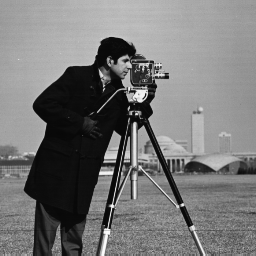
#> input picture photos/cameraman.tif, 256 x 256 px
$ python histogram.py
#> lines starting #> are read from the running program, lines starting #| are printed output that depends on the picture
import cv2
import numpy as np
import matplotlib.pyplot as plt

def histogram(img):
    height, width = img.shape
    hist=np.zeros((256,1))
    for i in range(width):
        for j in range(height):
            hist[img[i,j]+1]=hist[img[i,j]+1]+1
    return hist
img = cv2.imread('photos/cameraman.tif',0)
#> img is the input picture: shape (256, 256); min 7, max 253, mean 118.7
cv2.imshow("img",img)
plt.plot(histogram(img))
#> after the loop in histogram, `for i in range(width):`: hist = 256 values, max 1685 at index 15, min 0 at index 0, mean 256
plt.show()
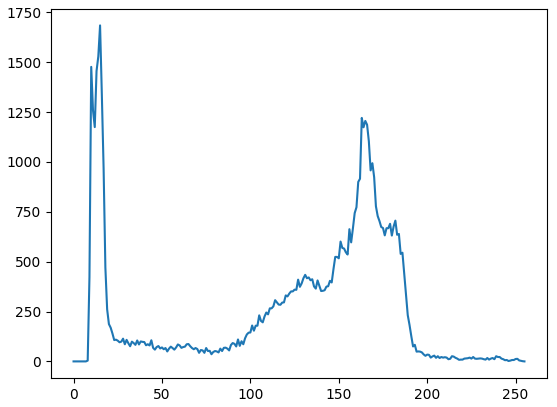
#> figure drawn by matplotlib, 1 panel; curve peaks at x = 15, y = 1685
cv2.waitKey(0)

$ run again, with photos/rice.jpg saved as photos/cameraman.tif
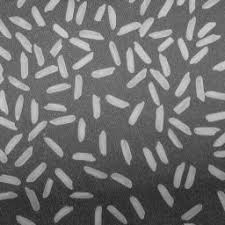
#> input picture photos/rice.jpg, 225 x 225 px
#> img is the input picture: shape (225, 225); min 32, max 219, mean 111.3
#> after the loop in histogram, `for i in range(width):`: hist = 256 values, max 1136 at index 106, min 0 at index 0, mean 197.8
#> `plt.show()`:
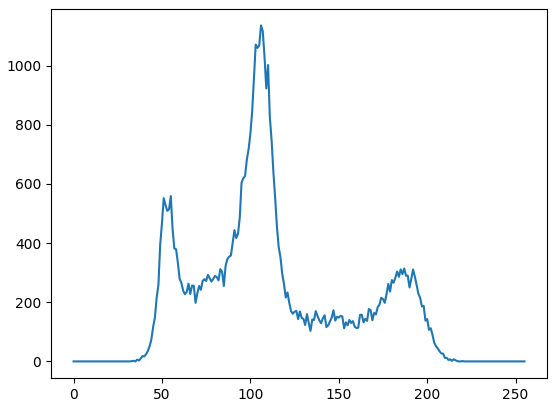
#> figure drawn by matplotlib, 1 panel; curve peaks at x = 106, y = 1136
